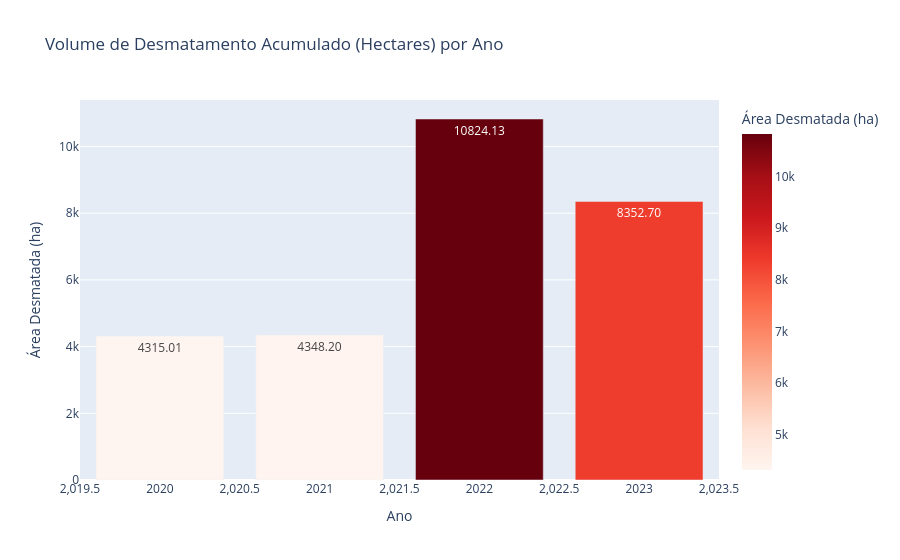

Here is the notebook cell this chart was saved with:
### Markdown cell above
## 1. Evolução Temporal do Desmatamento (2020-2023)

### Motivação e Análise
O primeiro passo é quantificar a magnitude da supressão vegetal ao longo do tempo. A análise dos dados brutos revela uma tendência de crescimento que atingiu o ápice em 2022. 

**Justificativa Visual:** Utilizamos um **Gráfico de Barras com Escala de Cor 'Reds'**. A escolha da cor vermelha atua como um alerta visual para a gravidade dos números, enquanto o agrupamento anual permite identificar o impacto de mudanças em ciclos políticos e de fiscalização.

### Code cell
# Agrupamento por ano
evol_anual = df_serie.groupby('ano')['area_desmatada_ha'].sum().reset_index()

fig = px.bar(
    evol_anual, x='ano', y='area_desmatada_ha', 
    title='Volume de Desmatamento Acumulado (Hectares) por Ano',
    labels={'area_desmatada_ha': 'Área Desmatada (ha)', 'ano': 'Ano'},
    text_auto='.2f',
    color='area_desmatada_ha',
    color_continuous_scale='Reds'
)
fig.update_layout(showlegend=False)
fig.show()

### Figure 1 — Plotly figure (JSON) as saved in the notebook; plotly's stock layout.template omitted (floating-point values rounded to 4 significant figures)
{"data": [{"hovertemplate": "Ano=%{x}<br>Área Desmatada (ha)=%{marker.color}<extra></extra>", "legendgroup": "", "marker": {"color": [4315.0, 4348.0, 10820.0, 8353.0], "coloraxis": "coloraxis", "pattern": {"shape": ""}}, "name": "", "orientation": "v", "showlegend": false, "textposition": "auto", "texttemplate": "%{y:.2f}", "type": "bar", "x": [2020, 2021, 2022, 2023], "xaxis": "x", "y": [4315.0, 4348.0, 10820.0, 8353.0], "yaxis": "y"}], "layout": {"barmode": "relative", "coloraxis": {"colorbar": {"title": {"text": "Área Desmatada (ha)"}}, "colorscale": [[0, "rgb(255,245,240)"], [0.125, "rgb(254,224,210)"], [0.25, "rgb(252,187,161)"], [0.375, "rgb(252,146,114)"], [0.5, "rgb(251,106,74)"], [0.625, "rgb(239,59,44)"], [0.75, "rgb(203,24,29)"], [0.875, "rgb(165,15,21)"], [1, "rgb(103,0,13)"]]}, "legend": {"tracegroupgap": 0}, "showlegend": false, "title": {"text": "Volume de Desmatamento Acumulado (Hectares) por Ano"}, "xaxis": {"anchor": "y", "domain": [0, 1], "title": {"text": "Ano"}}, "yaxis": {"anchor": "x", "domain": [0, 1], "title": {"text": "Área Desmatada (ha)"}}}}
